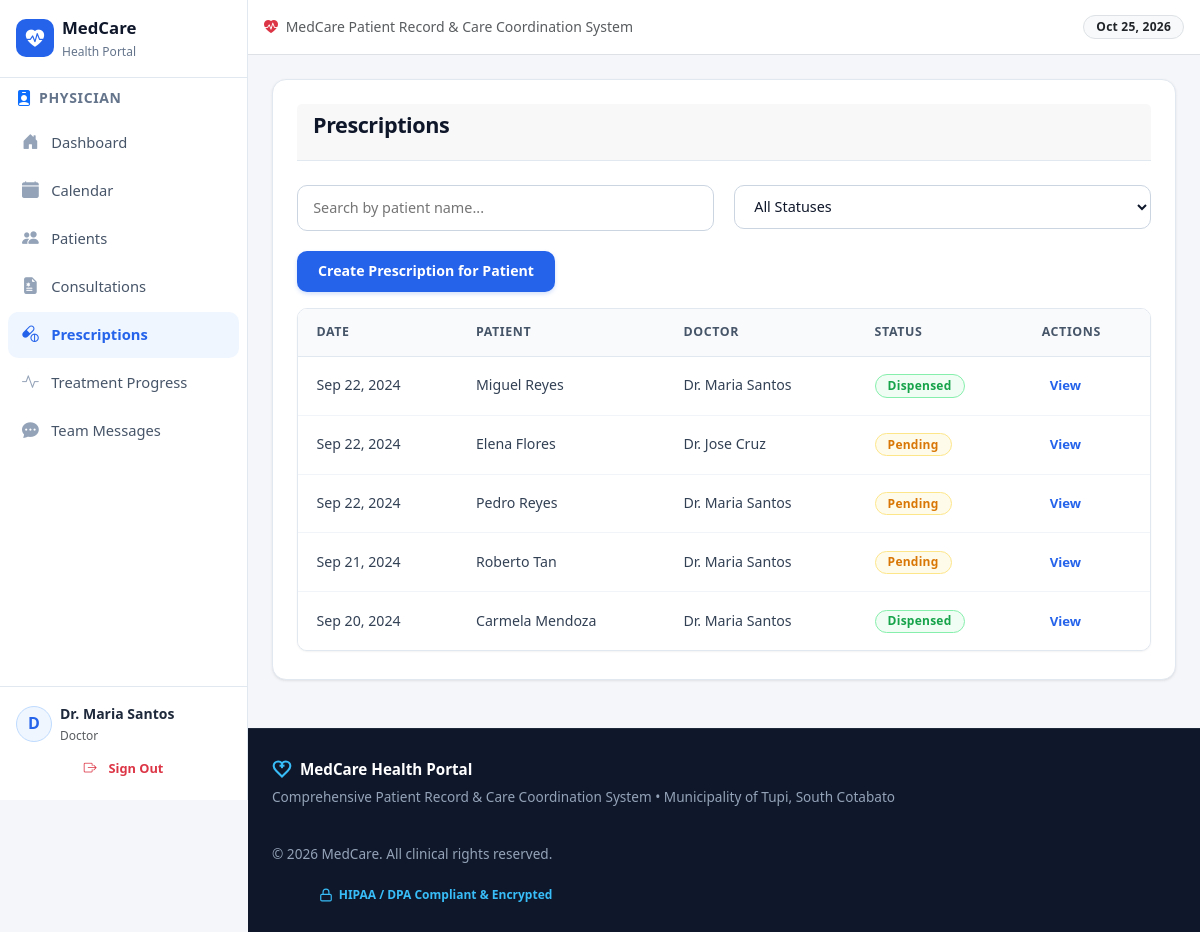
The page /pages/doctor/prescriptions.php (signed in) on the database its author committed.
### tables this page shows
CREATE TABLE IF NOT EXISTS `prescriptions` (
  `prescription_id` int NOT NULL AUTO_INCREMENT,
  `consultation_id` int NOT NULL,
  `patient_id` int NOT NULL,
  `doctor_id` int NOT NULL,
  `prescription_date` timestamp NULL DEFAULT CURRENT_TIMESTAMP,
  `status` enum('pending','dispensed','cancelled') DEFAULT 'pending',
  `notes` text,
  `created_at` timestamp NULL DEFAULT CURRENT_TIMESTAMP,
  `updated_at` timestamp NULL DEFAULT CURRENT_TIMESTAMP ON UPDATE CURRENT_TIMESTAMP,
  PRIMARY KEY (`prescription_id`),
  KEY `consultation_id` (`consultation_id`),
  KEY `doctor_id` (`doctor_id`),
  KEY `idx_patient` (`patient_id`),
  KEY `idx_status` (`status`)
);

CREATE TABLE IF NOT EXISTS `patients` (
  `patient_id` int NOT NULL AUTO_INCREMENT,
  `user_id` int DEFAULT NULL,
  `first_name` varchar(50) NOT NULL,
  `last_name` varchar(50) NOT NULL,
  `date_of_birth` date DEFAULT NULL,
  `gender` enum('male','female','other') DEFAULT NULL,
  `contact_number` varchar(20) DEFAULT NULL,
  `address` text,
  `emergency_contact_name` varchar(100) DEFAULT NULL,
  `emergency_contact_number` varchar(20) DEFAULT NULL,
  `blood_type` varchar(5) DEFAULT NULL,
  `allergies` text,
  `created_at` timestamp NULL DEFAULT CURRENT_TIMESTAMP,
  `updated_at` timestamp NULL DEFAULT CURRENT_TIMESTAMP ON UPDATE CURRENT_TIMESTAMP,
  PRIMARY KEY (`patient_id`),
  UNIQUE KEY `user_id` (`user_id`),
  KEY `idx_name` (`last_name`,`first_name`)
);

CREATE TABLE IF NOT EXISTS `users` (
  `user_id` int NOT NULL AUTO_INCREMENT,
  `username` varchar(50) NOT NULL,
  `password` varchar(255) NOT NULL,
  `role` enum('doctor','staff','patient') NOT NULL,
  `email` varchar(100) DEFAULT NULL,
  `full_name` varchar(100) NOT NULL,
  `is_active` tinyint(1) DEFAULT '1',
  `created_at` timestamp NULL DEFAULT CURRENT_TIMESTAMP,
  `updated_at` timestamp NULL DEFAULT CURRENT_TIMESTAMP ON UPDATE CURRENT_TIMESTAMP,
  PRIMARY KEY (`user_id`),
  UNIQUE KEY `username` (`username`),
  KEY `idx_role` (`role`),
  KEY `idx_username` (`username`)
);

### pages/doctor/prescriptions.php (the view, shortened to what this page needs)
<?php
require_once __DIR__ . '/../../includes/header.php';
$database = new Database();
$conn = $database->getConnection();
$search = isset($_GET['search']) ? sanitizeInput($_GET['search']) : '';
$query = "
    SELECT p.*, patient.first_name, patient.last_name, u.full_name as doctor_name
    FROM prescriptions p
    JOIN patients patient ON p.patient_id = patient.patient_id
    JOIN users u ON p.doctor_id = u.user_id
    WHERE 1=1
";
$params = [];
$query .= " ORDER BY p.prescription_date DESC";
$stmt = $conn->prepare($query);
$stmt->execute($params);
$prescriptions = $stmt->fetchAll();
?>
<div class="card">
    <div class="card-header">
        <h2>Prescriptions</h2>
    </div>
    <div class="card-body">
        <div class="form-row">
            <div class="form-group">
                <form method="GET" action="">
                    <input type="text" name="search" placeholder="Search by patient name..." value="<?php echo htmlspecialchars($search); ?>">
                </form>
            </div>
            <div class="form-group">
                <form method="GET" action="">
                    <select name="status" onchange="this.form.submit()">
                        <option value="">All Statuses</option>
                    </select>
                </form>
            </div>
        </div>
        <div style="margin-bottom: 1rem;">
            <a href="<?php echo BASE_URL; ?>/pages/doctor/patients.php" class="btn btn-primary">Create Prescription for Patient</a>
        </div>
        <?php if (empty($prescriptions)): ?>
            <div class="empty-state">
                <p>No prescriptions found.</p>
            </div>
        <?php else: ?>
            <div class="table-container">
                <table>
                    <thead>
                        <tr>
                            <th>Date</th>
                            <th>Patient</th>
                            <th>Doctor</th>
                            <th>Status</th>
                            <th>Actions</th>
                        </tr>
                    </thead>
                    <tbody>
                        <?php foreach ($prescriptions as $prescription): ?>
                            <tr>
                                <td><?php echo date('M d, Y', strtotime($prescription['prescription_date'])); ?></td>
                                <td><?php echo htmlspecialchars($prescription['first_name'] . ' ' . $prescription['last_name']); ?></td>
                                <td><?php echo htmlspecialchars($prescription['doctor_name'] ?? ''); ?></td>
                                <td>
                                    <span class="badge badge-<?php echo $prescription['status'] === 'dispensed' ? 'success' : ($prescription['status'] === 'cancelled' ? 'danger' : 'warning'); ?>">
                                        <?php echo ucfirst($prescription['status'] ?? ''); ?>
                                    </span>
                                </td>
                                <td>
                                    <a href="<?php echo BASE_URL; ?>/pages/doctor/view_prescription.php?id=<?php echo $prescription['prescription_id']; ?>" class="action-link">View</a>
                                </td>
                            </tr>
                        <?php endforeach; ?>
                    </tbody>
                </table>
            </div>
        <?php endif; ?>
    </div>
</div>
<?php require_once __DIR__ . '/../../includes/footer.php'; ?>

### rows shown on the page
prescriptions: prescription_date "Sep 22, 2024", patient.last_name "Miguel Reyes", doctor.full_name "Dr. Maria Santos", status "Dispensed"
prescriptions: prescription_date "Sep 22, 2024", patient.last_name "Elena Flores", doctor.full_name "Dr. Jose Cruz", status "Pending"
prescriptions: prescription_date "Sep 22, 2024", patient.last_name "Pedro Reyes", doctor.full_name "Dr. Maria Santos", status "Pending"
prescriptions: prescription_date "Sep 21, 2024", patient.last_name "Roberto Tan", doctor.full_name "Dr. Maria Santos", status "Pending"
prescriptions: prescription_date "Sep 20, 2024", patient.last_name "Carmela Mendoza", doctor.full_name "Dr. Maria Santos", status "Dispensed"

### other values the page prints
$user_initials "D"
$user_name "Dr. Maria Santos"
$user_role "Doctor"
